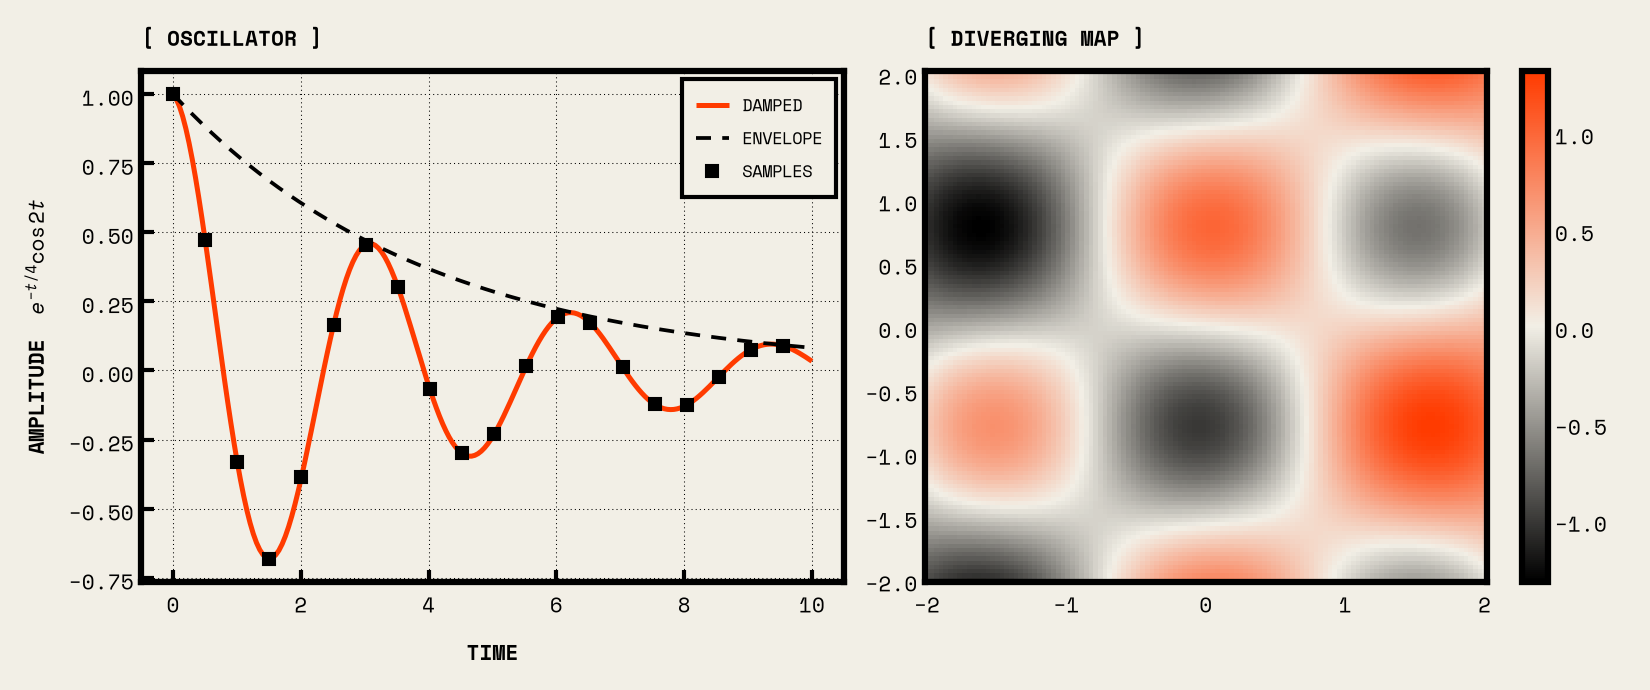

Write Python code to recreate this figure.
"""Demo: python examples/demo.py  ->  demo.png (next to this file)"""
from pathlib import Path

import matplotlib.pyplot as plt
import numpy as np
from matplotlib.colors import TwoSlopeNorm

import plot_style
from plot_style import ACCENT, INK

plot_style.use()
x = np.linspace(0, 10, 200)

fig, (ax1, ax2) = plt.subplots(1, 2, figsize=(11, 4.6))
ax1.plot(x, np.exp(-x / 4) * np.cos(2 * x), color=ACCENT, lw=2.4, label="DAMPED")
ax1.plot(x, np.exp(-x / 4), color=INK, ls=plot_style.DASHED, label="ENVELOPE")
ax1.plot(x[::10], np.exp(-x[::10] / 4) * np.cos(2 * x[::10]), "s", color=INK, label="SAMPLES")
ax1.set_xlabel("TIME")
ax1.set_ylabel(r"AMPLITUDE  $e^{-t/4}\cos 2t$")
ax1.set_title("[ OSCILLATOR ]")
plot_style.legend(ax1, "upper right")

g = np.linspace(-2, 2, 120)
z = np.outer(np.sin(g * 2), np.cos(g * 2)) + 0.2 * g
m = ax2.pcolormesh(g, g, z, cmap=plot_style.CMAP_DIVERGING, norm=TwoSlopeNorm(0), shading="nearest")
ax2.set_title("[ DIVERGING MAP ]")
fig.colorbar(m, ax=ax2)

for ax in (ax1, ax2):
    plot_style.style_axes(ax, grid=ax is ax1)
fig.tight_layout()
plot_style.savefig(fig, Path(__file__).with_name("demo.png"))
